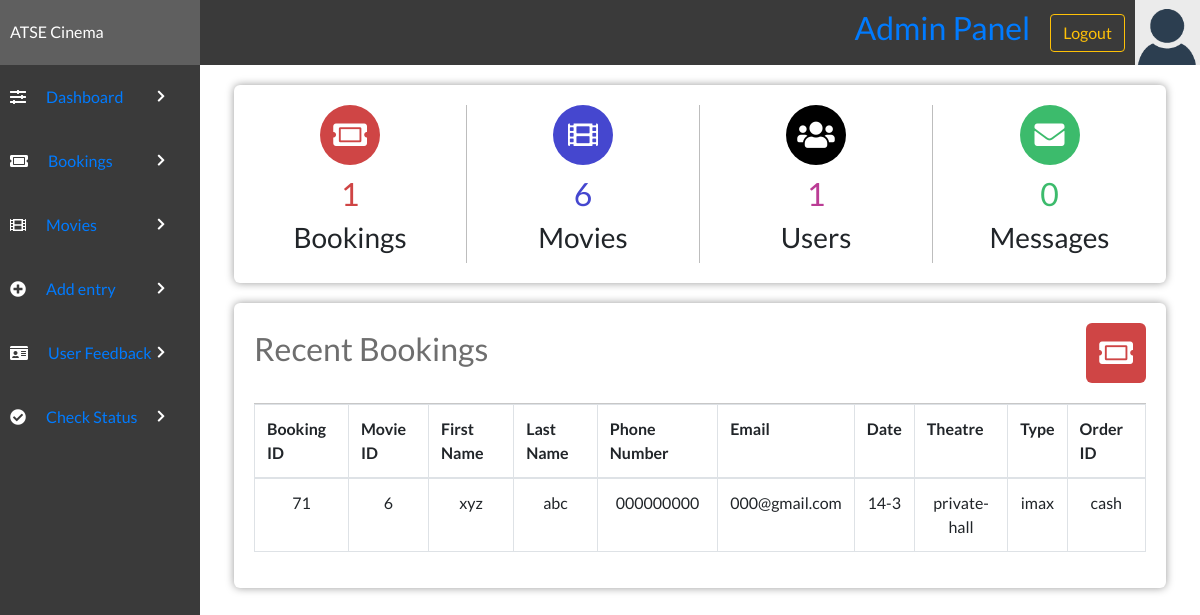
The page /admin/admin.php (signed in) on the database as committed earlier.
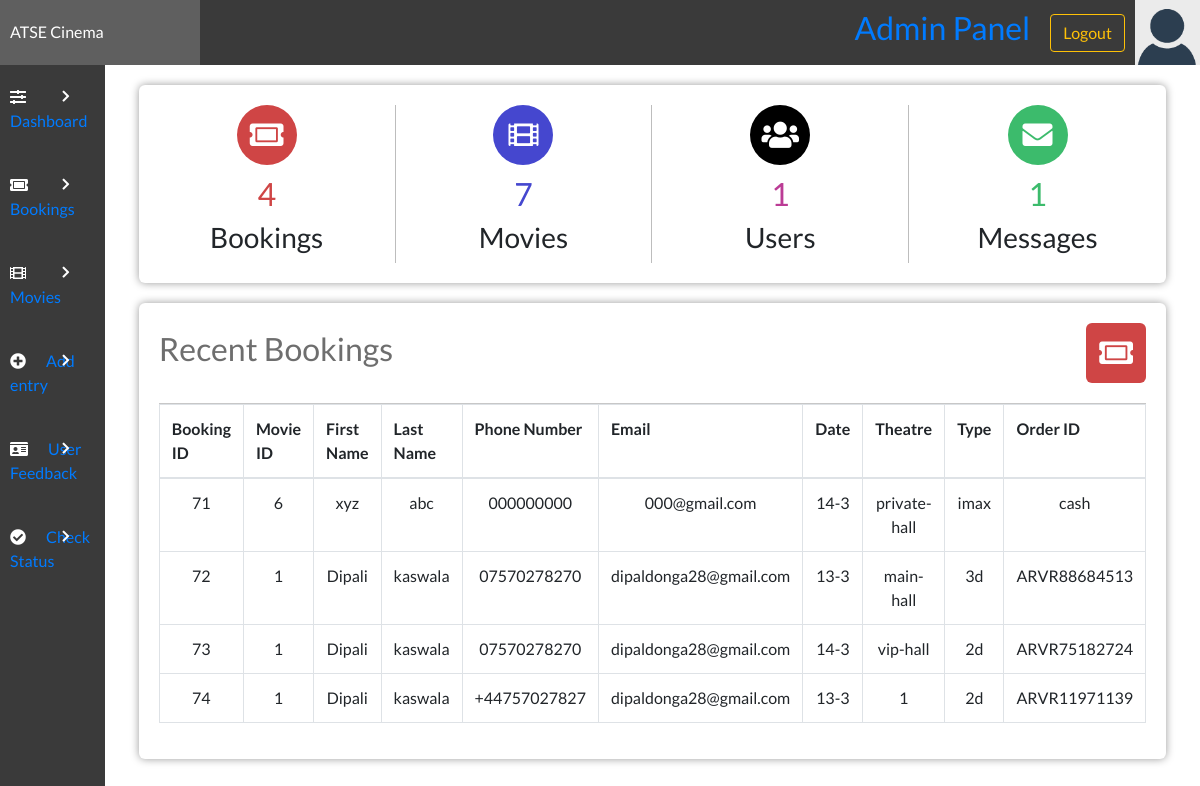
The same page on the database as committed later.
### tables this page shows
CREATE TABLE `bookingtable` (
  `bookingID` int(11) NOT NULL,
  `movieID` int(11) DEFAULT NULL,
  `bookingTheatre` varchar(100) NOT NULL,
  `bookingType` varchar(100) DEFAULT NULL,
  `bookingDate` varchar(50) NOT NULL,
  `bookingTime` varchar(50) NOT NULL,
  `bookingFName` varchar(100) NOT NULL,
  `bookingLName` varchar(100) DEFAULT NULL,
  `bookingPNumber` varchar(12) NOT NULL,
  `bookingEmail` varchar(255) NOT NULL,
  `amount` varchar(255) NOT NULL,
  `ORDERID` varchar(255) NOT NULL,
  `DATE-TIME` datetime NOT NULL DEFAULT current_timestamp()
);

### admin/admin.php (the view, shortened to what the changed rows need)
<?php
include "config.php";
?>
<!DOCTYPE html>
<html lang="en">
<head>
    <link rel="stylesheet" href="../style/styles.css">
    <link rel="stylesheet" href="https://use.fontawesome.com/releases/v5.7.2/css/all.css">
    <link rel="stylesheet" href="https://maxcdn.bootstrapcdn.com/bootstrap/4.0.0/css/bootstrap.min.css">
    <link rel="stylesheet" href="https://cdn.datatables.net/1.10.22/css/dataTables.bootstrap4.min.css">
    <link rel="stylesheet" href="https://maxcdn.bootstrapcdn.com/bootstrap/4.0.0/css/bootstrap.min.css">
</head>
<body>
    <?php
    $sql = "SELECT * FROM bookingtable";
    $bookingsNo = mysqli_num_rows(mysqli_query($con, $sql));
    $messagesNo = mysqli_num_rows(mysqli_query($con, "SELECT * FROM feedbacktable"));
    $moviesNo = mysqli_num_rows(mysqli_query($con, "SELECT * FROM movietable"));
    $userNo = mysqli_num_rows(mysqli_query($con, "SELECT * FROM users"));
    ?>
    <?php include('header.php'); ?>
    <div class="admin-container">
        <div class="admin-section admin-section2">
            <div class="admin-section-column">
                <div class="admin-section-panel admin-section-stats">
                    <div class="admin-section-stats-panel">
                        <i class="fa fa-ticket-alt" style="background-color: #cf4545"></i>
                        <h2 style="color: #cf4545"><?php echo $bookingsNo ?></h2>
                        <h3>Bookings</h3>
                    </div>
                    <div class="admin-section-stats-panel">
                        <i class="fas fa-film" style="background-color: #4547cf"></i>
                        <h2 style="color: #4547cf"><?php echo $moviesNo ?></h2>
                        <h3>Movies</h3>
                    </div>
                    <div class="admin-section-stats-panel">
                        <h2 style="color: #bb3c95"><?php echo $userNo ?></h2>
                    </div>
                    <div class="admin-section-stats-panel" style="border: none">
                        <i class="fas fa-envelope" style="background-color: #3cbb6c"></i>
                        <h2 style="color: #3cbb6c"><?php echo $messagesNo ?></h2>
                        <h3>Messages</h3>
                    </div>
                </div>
                <div class="admin-section-panel admin-section-panel1">
                    <div class="admin-panel-section-header">
                        <h2>Recent Bookings</h2>
                    </div>
                    <div class="admin-panel-section-content">
                        <table class="table table-bordered" id="dataTable" width="100%" cellspacing="0">
                            <tr>
                                <th>Booking ID</th>
                                <th>Movie ID</th>
                                <th>First Name</th>
                                <th>Last Name</th>
                                <th>Phone Number</th>
                                <th>Email</th>
                                <th>Date</th>
                                <th>Theatre</th>
                                <th>Type</th>
                                <th>Order ID</th>
                            </tr>
                            <tbody>
                                <?php
                                $select = "SELECT * FROM `bookingtable`";
                                $run = mysqli_query($con, $select);
                                while ($row = mysqli_fetch_array($run)) {
                                    $bookingid = $row['bookingID'];
                                    $movieID = $row['movieID'];
                                    $bookingFName = $row['bookingFName'];
                                    $bookingLName = $row['bookingLName'];
                                    $mobile = $row['bookingPNumber'];
                                    $email = $row['bookingEmail'];
                                    $date = $row['bookingDate'];
                                    $theatre = $row['bookingTheatre'];
                                    $type = $row['bookingType'];
                                    $ORDERID = $row['ORDERID'];
                                ?>
                                    <tr align="center">
                                        <td><?php echo $bookingid; ?></td>
                                        <td><?php echo $movieID; ?></td>
                                        <td><?php echo $bookingFName; ?></td>
                                        <td><?php echo $bookingLName; ?></td>
                                        <td><?php echo $mobile; ?></td>
                                        <td><?php echo $email; ?></td>
                                        <td><?php echo $date; ?></td>
                                        <td><?php echo $theatre; ?></td>
                                        <td><?php echo $type; ?></td>
                                        <td><?php echo $ORDERID; ?></td>
                                    </tr>
                                <?php }
                                ?>
                            </tbody>
                        </table>
                    </div>
                </div>
            </div>
        </div>
    </div>
</body>
</html>

Rows that differ between the two databases and show on the page:
added bookingtable: bookingID "72", movieID "1", bookingFName "Dipali", bookingLName "kaswala", bookingPNumber "07570278270", bookingEmail "dipaldonga28@gmail.com", bookingDate "13-3", bookingTheatre "main-hall", bookingType "3d", ORDERID "ARVR88684513"
added bookingtable: bookingID "73", movieID "1", bookingFName "Dipali", bookingLName "kaswala", bookingPNumber "07570278270", bookingEmail "dipaldonga28@gmail.com", bookingDate "14-3", bookingTheatre "vip-hall", bookingType "2d", ORDERID "ARVR75182724"
added bookingtable: bookingID "74", movieID "1", bookingFName "Dipali", bookingLName "kaswala", bookingPNumber "+44757027827", bookingEmail "dipaldonga28@gmail.com", bookingDate "13-3", bookingTheatre "1", bookingType "2d", ORDERID "ARVR11971139"
Other text that changed with them:
$bookingsNo: "1" → "4"
$moviesNo: "6" → "7"
$messagesNo: "0" → "1"
